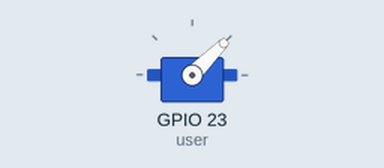
This sketch was run on a simulated ESP32. On the bench: servo.

Above: at 0.05 s.
At 1.0 s:
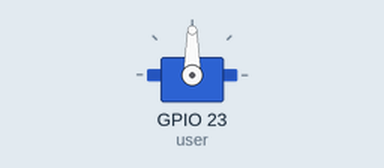
At 2.0 s:
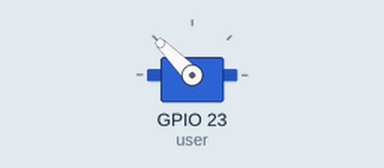
At 4.0 s:
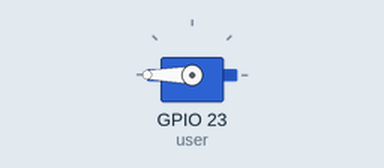
Timing chart, 0 to 5.2 s (numbered marks = the images above):
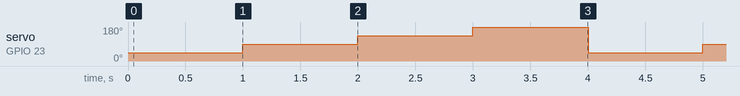

The sketch:

Servo_interfacing_with_arduino.ino
```cpp
#include <ESP32Servo.h>

// Create a servo object
Servo user;

void setup() {
  // Attach the servo on pin 26 to the servo object
  user.attach(23);
}

void loop() {
  // Move the servo to 45 degrees
  user.write(45);
  delay(1000); // Wait for 1 second

  // Move the servo to 90 degrees
  user.write(90);
  delay(1000); // Wait for 1 second

  // Move the servo to 135 degrees
  user.write(135);
  delay(1000); // Wait for 1 second

  // Move the servo to 180 degrees
  user.write(180);
  delay(1000); // Wait for 1 second
}
```

Measured:
- by itself, servo on GPIO 23 (user): repeats every 4.0 s: 135° 1.0 s, 180° 1.0 s, 45° 1.0 s, 90° 1.0 s
